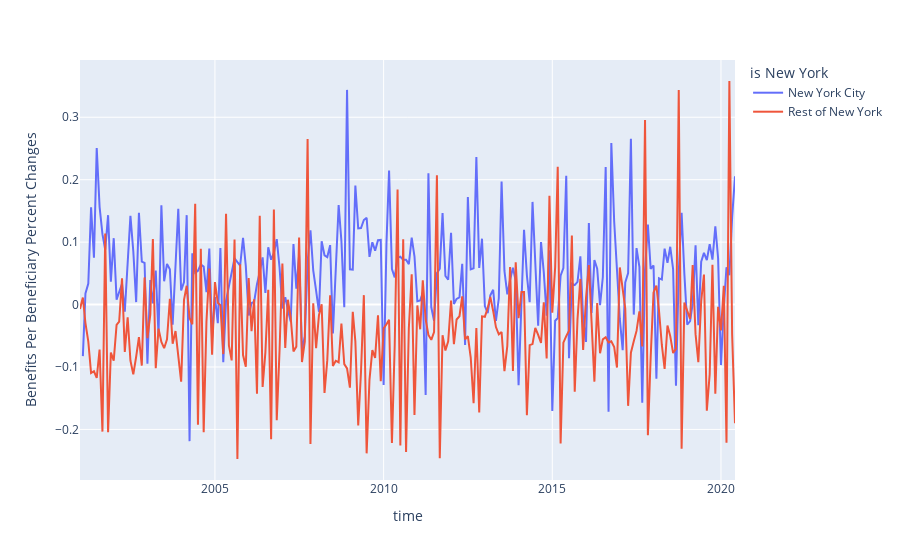

Source (notebook cell):
### Code cell
new_data['Benefits Per Beneficiary Percent Changes']=new_data['Benefits Per Beneficiary'].pct_change()

fig= px.line(new_data, x="time", y="Benefits Per Beneficiary Percent Changes", color='is New York')
fig.show()

### Figure 1 — Plotly figure (JSON) as saved in the notebook; plotly's stock layout.template omitted (floating-point values rounded to 4 significant figures; data arrays with more than 128 entries replaced by an {"elided": "..."} marker saying what was removed)
{"data": [{"hovertemplate": "is New York=New York City<br>time=%{x}<br>Benefits Per Beneficiary Percent Changes=%{y}<extra></extra>", "legendgroup": "New York City", "line": {"color": "#636efa", "dash": "solid"}, "mode": "lines", "name": "New York City", "orientation": "v", "showlegend": true, "type": "scatter", "x": {"elided": "234 str values"}, "xaxis": "x", "y": {"elided": "234 float values"}, "yaxis": "y"}, {"hovertemplate": "is New York=Rest of New York<br>time=%{x}<br>Benefits Per Beneficiary Percent Changes=%{y}<extra></extra>", "legendgroup": "Rest of New York", "line": {"color": "#EF553B", "dash": "solid"}, "mode": "lines", "name": "Rest of New York", "orientation": "v", "showlegend": true, "type": "scatter", "x": {"elided": "234 str values"}, "xaxis": "x", "y": {"elided": "234 float values"}, "yaxis": "y"}], "layout": {"legend": {"title": {"text": "is New York"}, "tracegroupgap": 0}, "margin": {"t": 60}, "xaxis": {"anchor": "y", "domain": [0, 1], "title": {"text": "time"}}, "yaxis": {"anchor": "x", "domain": [0, 1], "title": {"text": "Benefits Per Beneficiary Percent Changes"}}}}
